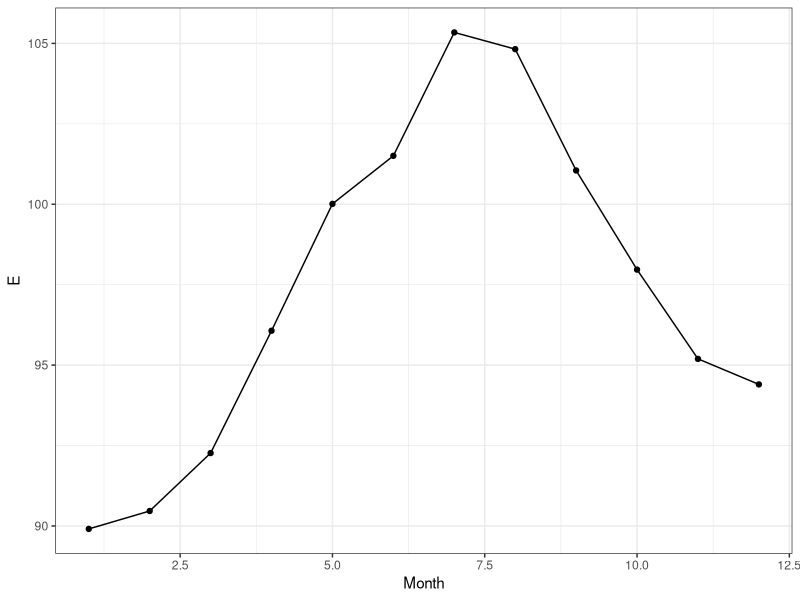
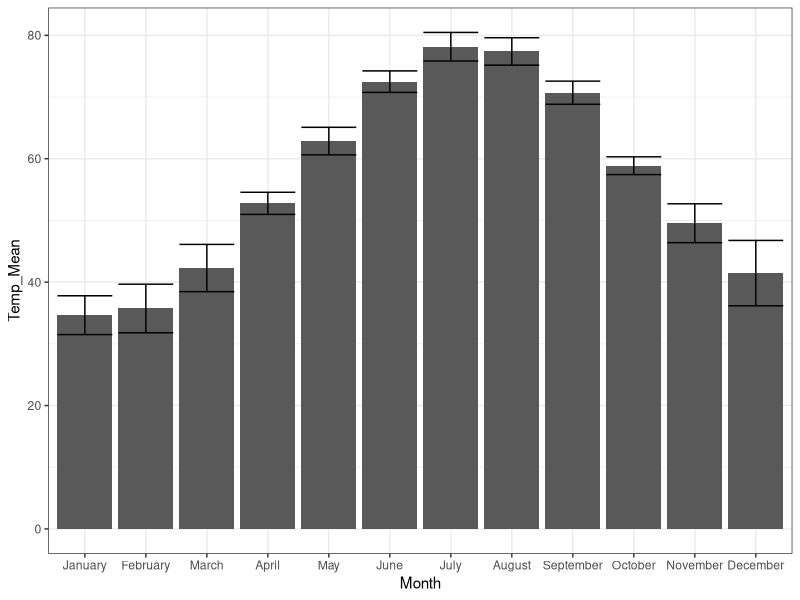
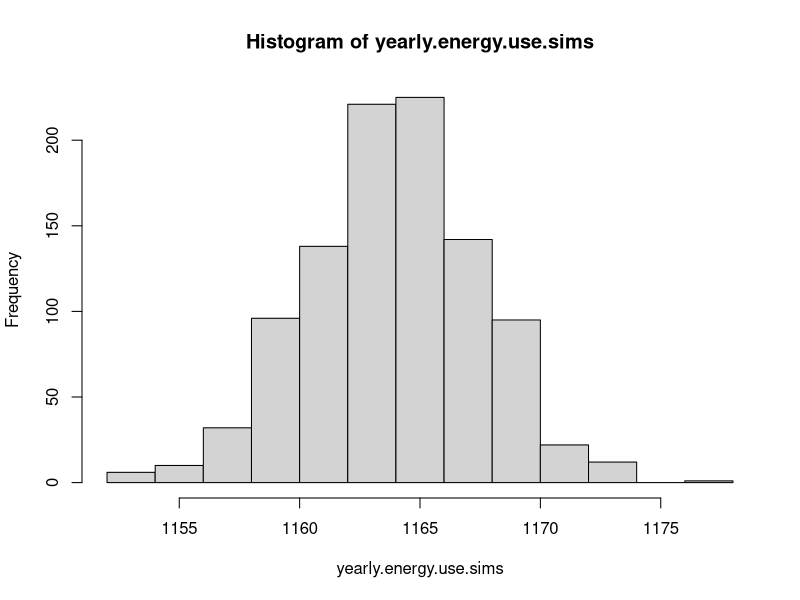

Here is the R script that generated these plots, in order:
## ---- chunk 1

# Function: CP Model Equation
get.E <- function(baseload, cooling.slope, oa.temp, cooling.cp) {
  total.elec <- baseload + (cooling.slope * (oa.temp - cooling.cp)) 
  return(total.elec)
}
get.E(100, .35, 80, 65)

# Function: Cooling Coefficient
get.CC <- function(u.value, area, vent.rate) {
  air.density <- 1.196  # density of air (calc. based on IAT 72F)
  air.heat <- 1.047  # specific heat of air (calc. based on IAT 72F)
  cooling.coef <- (u.value * area) + (vent.rate * air.density * air.heat)
  return(cooling.coef)
}
get.CC(.31, 50000, 1.5)

# Function: Efficency
get.Effc <- function(cooling.coef, cooling.slope) {
  c.Eff <- cooling.coef / cooling.slope
  return(c.Eff)
}
get.Effc(150001.81, .35)

# Function: Internal Loads (Qi)
get.iLoads <- function(cooling.coef, cooling.cp, t.setpoint){
  iLoad <- -cooling.coef * (cooling.cp - t.setpoint)
  return(iLoad)
}
get.iLoads(15001.18, 52, 65)
## ---- chunk 2
library(dplyr)
library(lubridate)
library(tidyr)
library(forcats)


weather <- read.csv("data/noaa.csv") %>% select(DATE, TAVG) %>% filter(TAVG < 100) %>% filter(TAVG > 20)
weather$DATE <- ymd(weather$DATE)

#  Get months
weather$Month <- months(weather$DATE)

#  Get years
weather$Year <- format(weather$DATE,format="%y")

#  Aggregate 'X2' on months and year and get mean
month.ave <- aggregate(TAVG ~ Month + Year, weather, mean)
## ---- chunk 3
generate.random.year <- function(months){
  random.year <- rbind(
    months %>% filter(Month == "January") %>% sample_n(1),
    months %>% filter(Month == "February") %>% sample_n(1),
    months %>% filter(Month == "March") %>% sample_n(1),
    months %>% filter(Month == "April") %>% sample_n(1),
    months %>% filter(Month == "May") %>% sample_n(1),
    months %>% filter(Month == "June") %>% sample_n(1),
    months %>% filter(Month == "July") %>% sample_n(1),
    months %>% filter(Month == "August") %>% sample_n(1),
    months %>% filter(Month == "September") %>% sample_n(1),
    months %>% filter(Month == "October") %>% sample_n(1),
    months %>% filter(Month == "November") %>% sample_n(1),
    months %>% filter(Month == "December") %>% sample_n(1))
  
  return(random.year)

}

rand.yr <- generate.random.year(month.ave)
## ---- chunk 4
library(ggplot2)

E <- NULL

for(i in 1:12) {
  E.mo <- get.E(100, .35, rand.yr[i,3], 65)
  E <- c(E, E.mo)
  
}

record <- cbind(rand.yr, E)
record$Month <- c(1,2,3,4,5,6,7,8,9,10,11,12)

ggplot(record, aes(x = Month, y = E)) + geom_point() + geom_line() + theme_bw()
## ---- chunk 5
hist.month.list <- c("January", "February", "March", "April", "May",
                     "June", "July", "August", "September", "October",
                     "November", "December") %>% 
  as.factor() %>%
  fct_inorder()
  

hist.month.ave <- NULL
hist.month.sd <- NULL


for (i in 1:length(hist.month.list)) {
  hist.month.record <- month.ave %>% 
    filter(Month == hist.month.list[i]) %>%
    select(TAVG)
  
  hist.month.ave <- c(hist.month.ave, mean(hist.month.record$TAVG))
  hist.month.sd <- c(hist.month.sd, sd(hist.month.record$TAVG))
}

hist.month.record <- cbind.data.frame(hist.month.ave, hist.month.sd, hist.month.list) %>%
  rename(Month = hist.month.list, Temp_Mean = hist.month.ave, Temp_SD = hist.month.sd)

hist.month.record$Temp_Mean <- as.numeric(hist.month.record$Temp_Mean)
hist.month.record$Temp_SD <- as.numeric(hist.month.record$Temp_SD)

## ---- chunk 6
error.bars <- aes(ymax = Temp_Mean + Temp_SD, ymin = Temp_Mean - Temp_SD)

ggplot(data = hist.month.record, aes(x = Month, y = Temp_Mean)) + geom_bar(stat = "identity") + geom_errorbar(error.bars) + theme_bw()
## ---- chunk 7
sim.year <- function(){
  
  sim.year <- NULL
  
  for (i in 1:12) {
    sample.params <- hist.month.record %>%
      filter(Month == hist.month.list[i])
    
    month.sim <- rnorm(1, 
                       mean = sample.params$Temp_Mean, 
                       sd = sample.params$Temp_SD)
    
    month.sim <- cbind.data.frame(sample.params$Month, month.sim)
    
    sim.year <- rbind.data.frame(sim.year, month.sim)
    
  }
  return(sim.year)
}
## ---- chunk 8
cal.yearly.energy <- function() {
  
  rand.yr <- sim.year()
  E <- NULL
  
  for(i in 1:12) {
    E.mo <- get.E(100, .35, rand.yr[i,2], 65)
    E <- c(E, E.mo)
  }
  
  E %>% 
    sum() %>% 
    return()
}
## ---- chunk 9
n = 1000

yearly.energy.use.sims <- replicate(n, cal.yearly.energy())
## ---- chunk 10
summary(yearly.energy.use.sims)

hist(yearly.energy.use.sims)
